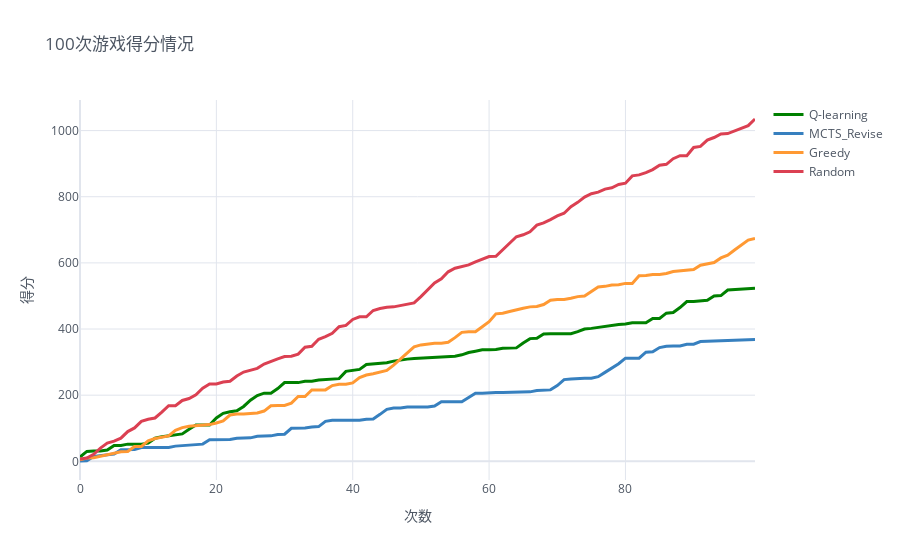

Here is the notebook cell this chart was saved with:
### Code cell
df.iplot(title='100次游戏得分情况',colors = ['green', 'blue', 'orange','red'],width=3,xTitle='次数',yTitle='得分',theme='white')

### Figure 1 — Plotly figure (JSON) as saved in the notebook; plotly's stock layout.template omitted (floating-point values rounded to 4 significant figures)
{"data": [{"line": {"color": "rgba(0, 128, 0, 1.0)", "dash": "solid", "shape": "linear", "width": 3}, "mode": "lines", "name": "Q-learning", "text": "", "type": "scatter", "x": [0, 1, 2, 3, 4, 5, 6, 7, 8, 9, 10, 11, 12, 13, 14, 15, 16, 17, 18, 19, 20, 21, 22, 23, 24, 25, 26, 27, 28, 29, 30, 31, 32, 33, 34, 35, 36, 37, 38, 39, 40, 41, 42, 43, 44, 45, 46, 47, 48, 49, 50, 51, 52, 53, 54, 55, 56, 57, 58, 59, 60, 61, 62, 63, 64, 65, 66, 67, 68, 69, 70, 71, 72, 73, 74, 75, 76, 77, 78, 79, 80, 81, 82, 83, 84, 85, 86, 87, 88, 89, 90, 91, 92, 93, 94, 95, 96, 97, 98, 99], "y": [13, 30, 31, 31, 34, 48, 48, 52, 52, 52, 55, 70, 74, 77, 82, 83, 97, 110, 110, 110, 131, 145, 150, 153, 166, 185, 199, 206, 206, 220, 238, 238, 238, 242, 242, 246, 248, 248, 250, 272, 276, 278, 293, 295, 295, 298, 303, 307, 309, 311, 312, 315, 315, 315, 317, 318, 322, 329, 333, 337, 337, 338, 342, 342, 343, 358, 371, 372, 385, 386, 386, 386, 386, 392, 400, 402, 405, 407, 412, 414, 415, 419, 419, 419, 432, 432, 448, 450, 465, 483, 483, 485, 487, 500, 501, 518, 519, 521, 522, 523]}, {"line": {"color": "rgba(55, 128, 191, 1.0)", "dash": "solid", "shape": "linear", "width": 3}, "mode": "lines", "name": "MCTS_Revise", "text": "", "type": "scatter", "x": [0, 1, 2, 3, 4, 5, 6, 7, 8, 9, 10, 11, 12, 13, 14, 15, 16, 17, 18, 19, 20, 21, 22, 23, 24, 25, 26, 27, 28, 29, 30, 31, 32, 33, 34, 35, 36, 37, 38, 39, 40, 41, 42, 43, 44, 45, 46, 47, 48, 49, 50, 51, 52, 53, 54, 55, 56, 57, 58, 59, 60, 61, 62, 63, 64, 65, 66, 67, 68, 69, 70, 71, 72, 73, 74, 75, 76, 77, 78, 79, 80, 81, 82, 83, 84, 85, 86, 87, 88, 89, 90, 91, 92, 93, 94, 95, 96, 97, 98, 99], "y": [1, 2, 15, 17, 21, 22, 35, 36, 36, 42, 42, 42, 42, 42, 46, 47, 49, 49, 52, 65, 65, 65, 66, 70, 71, 71, 76, 76, 77, 81, 82, 100, 100, 101, 104, 105, 121, 124, 124, 124, 124, 124, 127, 128, 142, 157, 161, 161, 164, 164, 164, 164, 167, 180, 180, 180, 180, 193, 206, 206, 208, 208, 208, 208, 209, 210, 210, 214, 214, 216, 229, 247, 249, 251, 251, 251, 256, 269, 282, 295, 312, 312, 312, 330, 331, 344, 348, 349, 349, 354, 354, 362, 363, 364, 364, 364, 365, 367, 368, 368]}, {"line": {"color": "rgba(255, 153, 51, 1.0)", "dash": "solid", "shape": "linear", "width": 3}, "mode": "lines", "name": "Greedy", "text": "", "type": "scatter", "x": [0, 1, 2, 3, 4, 5, 6, 7, 8, 9, 10, 11, 12, 13, 14, 15, 16, 17, 18, 19, 20, 21, 22, 23, 24, 25, 26, 27, 28, 29, 30, 31, 32, 33, 34, 35, 36, 37, 38, 39, 40, 41, 42, 43, 44, 45, 46, 47, 48, 49, 50, 51, 52, 53, 54, 55, 56, 57, 58, 59, 60, 61, 62, 63, 64, 65, 66, 67, 68, 69, 70, 71, 72, 73, 74, 75, 76, 77, 78, 79, 80, 81, 82, 83, 84, 85, 86, 87, 88, 89, 90, 91, 92, 93, 94, 95, 96, 97, 98, 99], "y": [5, 10, 11, 16, 20, 25, 29, 30, 45, 45, 62, 69, 73, 77, 94, 102, 106, 108, 111, 111, 116, 122, 140, 143, 143, 144, 146, 152, 168, 169, 169, 176, 196, 196, 216, 216, 216, 229, 233, 233, 237, 253, 261, 265, 271, 275, 291, 309, 326, 346, 352, 355, 357, 357, 360, 374, 390, 392, 392, 407, 422, 446, 448, 453, 459, 463, 467, 468, 474, 487, 489, 489, 493, 498, 500, 514, 527, 529, 533, 534, 538, 538, 561, 562, 565, 565, 568, 574, 576, 579, 580, 593, 597, 601, 615, 623, 639, 653, 669, 674]}, {"line": {"color": "rgba(219, 64, 82, 1.0)", "dash": "solid", "shape": "linear", "width": 3}, "mode": "lines", "name": "Random", "text": "", "type": "scatter", "x": [0, 1, 2, 3, 4, 5, 6, 7, 8, 9, 10, 11, 12, 13, 14, 15, 16, 17, 18, 19, 20, 21, 22, 23, 24, 25, 26, 27, 28, 29, 30, 31, 32, 33, 34, 35, 36, 37, 38, 39, 40, 41, 42, 43, 44, 45, 46, 47, 48, 49, 50, 51, 52, 53, 54, 55, 56, 57, 58, 59, 60, 61, 62, 63, 64, 65, 66, 67, 68, 69, 70, 71, 72, 73, 74, 75, 76, 77, 78, 79, 80, 81, 82, 83, 84, 85, 86, 87, 88, 89, 90, 91, 92, 93, 94, 95, 96, 97, 98, 99], "y": [7, 10, 21, 40, 55, 61, 70, 90, 101, 121, 127, 131, 149, 168, 168, 184, 190, 201, 221, 234, 234, 240, 242, 258, 270, 276, 281, 294, 303, 310, 317, 318, 324, 345, 348, 369, 377, 387, 407, 411, 429, 437, 437, 456, 462, 466, 467, 471, 475, 479, 498, 518, 539, 552, 573, 584, 590, 594, 603, 610, 619, 620, 640, 661, 679, 685, 694, 714, 721, 731, 742, 750, 770, 783, 799, 809, 814, 823, 827, 837, 841, 863, 866, 873, 882, 895, 898, 915, 924, 924, 949, 952, 971, 979, 990, 991, 999, 1007, 1015, 1035]}], "layout": {"legend": {"bgcolor": "#FFFFFF", "font": {"color": "#4D5663"}}, "paper_bgcolor": "#FFFFFF", "plot_bgcolor": "#FFFFFF", "title": {"font": {"color": "#4D5663"}, "text": "100次游戏得分情况"}, "xaxis": {"gridcolor": "#E1E5ED", "showgrid": true, "tickfont": {"color": "#4D5663"}, "title": {"font": {"color": "#4D5663"}, "text": "次数"}, "zerolinecolor": "#E1E5ED"}, "yaxis": {"gridcolor": "#E1E5ED", "showgrid": true, "tickfont": {"color": "#4D5663"}, "title": {"font": {"color": "#4D5663"}, "text": "得分"}, "zerolinecolor": "#E1E5ED"}}}
